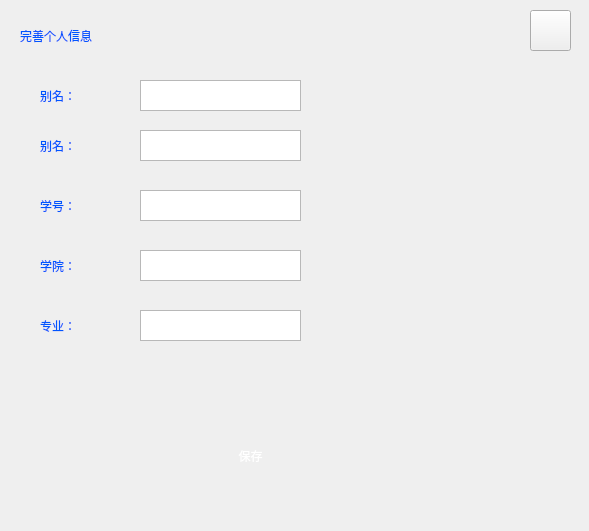
<?xml version="1.0" encoding="UTF-8"?>
<ui version="4.0">
 <class>addInfoForm</class>
 <widget class="QWidget" name="addInfoForm">
  <property name="geometry">
   <rect>
    <x>0</x>
    <y>0</y>
    <width>589</width>
    <height>531</height>
   </rect>
  </property>
  <property name="windowTitle">
   <string>Form</string>
  </property>
  <property name="styleSheet">
   <string notr="true">border-color: rgb( 0,0,255);</string>
  </property>
  <widget class="QPushButton" name="btn_close">
   <property name="geometry">
    <rect>
     <x>530</x>
     <y>10</y>
     <width>41</width>
     <height>41</height>
    </rect>
   </property>
   <property name="styleSheet">
    <string notr="true">color: rgb(255, 0, 0);</string>
   </property>
   <property name="text">
    <string/>
   </property>
  </widget>
  <widget class="QPushButton" name="SaveBtn">
   <property name="geometry">
    <rect>
     <x>170</x>
     <y>440</y>
     <width>161</width>
     <height>31</height>
    </rect>
   </property>
   <property name="styleSheet">
    <string notr="true">background-color: qlineargradient(spread:pad, x1:0.52, y1:1, x2:0.54, y2:0, 
stop:0.0112994 rgba(14, 145, 252, 255), 
stop:1 rgba(255, 255, 255, 255));
color: rgb(255, 255, 255);
 
border:0px groove gray;border-radius:
7px;padding:2px 4px;
font: 14pt &quot;Candara&quot;;</string>
   </property>
   <property name="text">
    <string>保存</string>
   </property>
  </widget>
  <widget class="QTextEdit" name="textEditAvatar">
   <property name="geometry">
    <rect>
     <x>140</x>
     <y>130</y>
     <width>161</width>
     <height>31</height>
    </rect>
   </property>
   <property name="sizePolicy">
    <sizepolicy hsizetype="Expanding" vsizetype="Fixed">
     <horstretch>0</horstretch>
     <verstretch>0</verstretch>
    </sizepolicy>
   </property>
   <property name="styleSheet">
    <string notr="true">color: rgb(0, 0, 230);
font: 290 12pt &quot;Microsoft YaHei&quot;;</string>
   </property>
   <property name="verticalScrollBarPolicy">
    <enum>Qt::ScrollBarAlwaysOff</enum>
   </property>
   <property name="horizontalScrollBarPolicy">
    <enum>Qt::ScrollBarAlwaysOff</enum>
   </property>
  </widget>
  <widget class="QLabel" name="label">
   <property name="geometry">
    <rect>
     <x>40</x>
     <y>130</y>
     <width>81</width>
     <height>31</height>
    </rect>
   </property>
   <property name="styleSheet">
    <string notr="true">font: 290 24pt &quot;Microsoft YaHei&quot;;
color: rgb(0, 85, 255);</string>
   </property>
   <property name="text">
    <string>别名：</string>
   </property>
  </widget>
  <widget class="QLabel" name="label_2">
   <property name="geometry">
    <rect>
     <x>40</x>
     <y>190</y>
     <width>81</width>
     <height>31</height>
    </rect>
   </property>
   <property name="styleSheet">
    <string notr="true">font: 290 24pt &quot;Microsoft YaHei&quot;;
color: rgb(0, 85, 255);</string>
   </property>
   <property name="text">
    <string>学号：</string>
   </property>
  </widget>
  <widget class="QTextEdit" name="textEditStdNum">
   <property name="geometry">
    <rect>
     <x>140</x>
     <y>190</y>
     <width>161</width>
     <height>31</height>
    </rect>
   </property>
   <property name="sizePolicy">
    <sizepolicy hsizetype="Expanding" vsizetype="Fixed">
     <horstretch>0</horstretch>
     <verstretch>0</verstretch>
    </sizepolicy>
   </property>
   <property name="styleSheet">
    <string notr="true">color: rgb(0, 0, 230);
font: 290 12pt &quot;Microsoft YaHei&quot;;
</string>
   </property>
   <property name="verticalScrollBarPolicy">
    <enum>Qt::ScrollBarAlwaysOff</enum>
   </property>
   <property name="horizontalScrollBarPolicy">
    <enum>Qt::ScrollBarAlwaysOff</enum>
   </property>
   <property name="html">
    <string>&lt;!DOCTYPE HTML PUBLIC &quot;-//W3C//DTD HTML 4.0//EN&quot; &quot;http://www.w3.org/TR/REC-html40/strict.dtd&quot;&gt;
&lt;html&gt;&lt;head&gt;&lt;meta name=&quot;qrichtext&quot; content=&quot;1&quot; /&gt;&lt;style type=&quot;text/css&quot;&gt;
p, li { white-space: pre-wrap; }
&lt;/style&gt;&lt;/head&gt;&lt;body style=&quot; font-family:'Microsoft YaHei'; font-size:12pt; font-weight:288; font-style:normal;&quot;&gt;
&lt;p style=&quot;-qt-paragraph-type:empty; margin-top:0px; margin-bottom:0px; margin-left:0px; margin-right:0px; -qt-block-indent:0; text-indent:0px; font-family:'Microsoft YaHei UI'; font-size:9pt; font-weight:400;&quot;&gt;&lt;br /&gt;&lt;/p&gt;&lt;/body&gt;&lt;/html&gt;</string>
   </property>
  </widget>
  <widget class="QTextEdit" name="textEditCollege">
   <property name="geometry">
    <rect>
     <x>140</x>
     <y>250</y>
     <width>161</width>
     <height>31</height>
    </rect>
   </property>
   <property name="sizePolicy">
    <sizepolicy hsizetype="Expanding" vsizetype="Fixed">
     <horstretch>0</horstretch>
     <verstretch>0</verstretch>
    </sizepolicy>
   </property>
   <property name="styleSheet">
    <string notr="true">color: rgb(0, 0, 230);
font: 290 12pt &quot;Microsoft YaHei&quot;;</string>
   </property>
   <property name="verticalScrollBarPolicy">
    <enum>Qt::ScrollBarAlwaysOff</enum>
   </property>
   <property name="horizontalScrollBarPolicy">
    <enum>Qt::ScrollBarAlwaysOff</enum>
   </property>
   <property name="html">
    <string>&lt;!DOCTYPE HTML PUBLIC &quot;-//W3C//DTD HTML 4.0//EN&quot; &quot;http://www.w3.org/TR/REC-html40/strict.dtd&quot;&gt;
&lt;html&gt;&lt;head&gt;&lt;meta name=&quot;qrichtext&quot; content=&quot;1&quot; /&gt;&lt;style type=&quot;text/css&quot;&gt;
p, li { white-space: pre-wrap; }
&lt;/style&gt;&lt;/head&gt;&lt;body style=&quot; font-family:'Microsoft YaHei'; font-size:12pt; font-weight:288; font-style:normal;&quot;&gt;
&lt;p style=&quot;-qt-paragraph-type:empty; margin-top:0px; margin-bottom:0px; margin-left:0px; margin-right:0px; -qt-block-indent:0; text-indent:0px; font-family:'Microsoft YaHei UI'; font-size:9pt; font-weight:400;&quot;&gt;&lt;br /&gt;&lt;/p&gt;&lt;/body&gt;&lt;/html&gt;</string>
   </property>
  </widget>
  <widget class="QLabel" name="label_3">
   <property name="geometry">
    <rect>
     <x>40</x>
     <y>250</y>
     <width>81</width>
     <height>31</height>
    </rect>
   </property>
   <property name="styleSheet">
    <string notr="true">font: 290 24pt &quot;Microsoft YaHei&quot;;
color: rgb(0, 85, 255);</string>
   </property>
   <property name="text">
    <string>学院：</string>
   </property>
  </widget>
  <widget class="QLabel" name="label_4">
   <property name="geometry">
    <rect>
     <x>40</x>
     <y>310</y>
     <width>81</width>
     <height>31</height>
    </rect>
   </property>
   <property name="styleSheet">
    <string notr="true">font: 290 24pt &quot;Microsoft YaHei&quot;;
color: rgb(0, 85, 255);</string>
   </property>
   <property name="text">
    <string>专业：</string>
   </property>
  </widget>
  <widget class="QTextEdit" name="textEditMajor">
   <property name="geometry">
    <rect>
     <x>140</x>
     <y>310</y>
     <width>161</width>
     <height>31</height>
    </rect>
   </property>
   <property name="sizePolicy">
    <sizepolicy hsizetype="Expanding" vsizetype="Fixed">
     <horstretch>0</horstretch>
     <verstretch>0</verstretch>
    </sizepolicy>
   </property>
   <property name="styleSheet">
    <string notr="true">color: rgb(0, 0, 230);
font: 290 12pt &quot;Microsoft YaHei&quot;;</string>
   </property>
   <property name="verticalScrollBarPolicy">
    <enum>Qt::ScrollBarAlwaysOff</enum>
   </property>
   <property name="horizontalScrollBarPolicy">
    <enum>Qt::ScrollBarAlwaysOff</enum>
   </property>
   <property name="html">
    <string>&lt;!DOCTYPE HTML PUBLIC &quot;-//W3C//DTD HTML 4.0//EN&quot; &quot;http://www.w3.org/TR/REC-html40/strict.dtd&quot;&gt;
&lt;html&gt;&lt;head&gt;&lt;meta name=&quot;qrichtext&quot; content=&quot;1&quot; /&gt;&lt;style type=&quot;text/css&quot;&gt;
p, li { white-space: pre-wrap; }
&lt;/style&gt;&lt;/head&gt;&lt;body style=&quot; font-family:'Microsoft YaHei'; font-size:12pt; font-weight:288; font-style:normal;&quot;&gt;
&lt;p style=&quot;-qt-paragraph-type:empty; margin-top:0px; margin-bottom:0px; margin-left:0px; margin-right:0px; -qt-block-indent:0; text-indent:0px; font-family:'Microsoft YaHei UI'; font-size:9pt; font-weight:400;&quot;&gt;&lt;br /&gt;&lt;/p&gt;&lt;/body&gt;&lt;/html&gt;</string>
   </property>
  </widget>
  <widget class="QLabel" name="label_5">
   <property name="geometry">
    <rect>
     <x>20</x>
     <y>20</y>
     <width>251</width>
     <height>31</height>
    </rect>
   </property>
   <property name="styleSheet">
    <string notr="true">font: 290 24pt &quot;Microsoft YaHei&quot;;
color: rgb(0, 85, 255);</string>
   </property>
   <property name="text">
    <string>完善个人信息</string>
   </property>
  </widget>
  <widget class="QTextEdit" name="textEditUser">
   <property name="geometry">
    <rect>
     <x>140</x>
     <y>80</y>
     <width>161</width>
     <height>31</height>
    </rect>
   </property>
   <property name="sizePolicy">
    <sizepolicy hsizetype="Expanding" vsizetype="Fixed">
     <horstretch>0</horstretch>
     <verstretch>0</verstretch>
    </sizepolicy>
   </property>
   <property name="styleSheet">
    <string notr="true">color: rgb(0, 0, 230);
font: 290 12pt &quot;Microsoft YaHei&quot;;</string>
   </property>
   <property name="verticalScrollBarPolicy">
    <enum>Qt::ScrollBarAlwaysOff</enum>
   </property>
   <property name="horizontalScrollBarPolicy">
    <enum>Qt::ScrollBarAlwaysOff</enum>
   </property>
  </widget>
  <widget class="QLabel" name="label_6">
   <property name="geometry">
    <rect>
     <x>40</x>
     <y>80</y>
     <width>81</width>
     <height>31</height>
    </rect>
   </property>
   <property name="styleSheet">
    <string notr="true">font: 290 24pt &quot;Microsoft YaHei&quot;;
color: rgb(0, 85, 255);</string>
   </property>
   <property name="text">
    <string>别名：</string>
   </property>
  </widget>
 </widget>
 <resources/>
 <connections/>
</ui>
